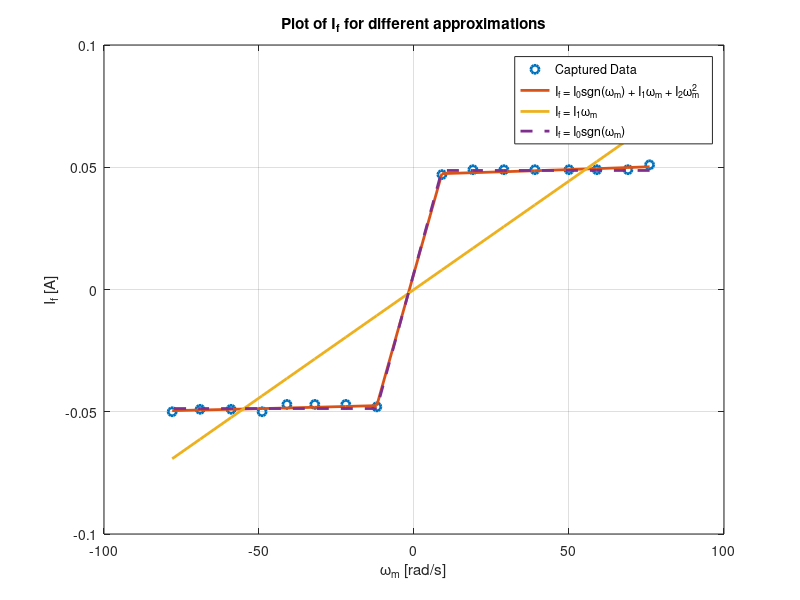

The MATLAB source for this figure:
vi_vals = [
%     1 .007 0;
    5.0 .024 76;
    4.5 .022 69;
    4.0 .022 59;
    3.5 .022 50;
    3.0 .022 39;
    2.5 .022 29;
    2.0 .022 19;
    1.5 .02 9;
%     -1.0 -.075 0;
    -1.5 -.075 -12;
    -2.0 -.074 -22;
    -2.5 -.074 -32;
    -3.0 -.074 -41;
    -3.5 -.077 -49;
    -4.0 -.076 -59;
    -4.5 -.076 -69;
    -5.0 -.077 -78;
    ];
current_offset = -0.027;

vi_vals(:, 2) = vi_vals(:, 2) - current_offset;

friction_current_all = @(x, xdata) x(1)*sign(xdata) + x(2)*xdata + x(3)*xdata.^2;
friction_current_1 = @(x, xdata) x*xdata;
friction_current_0 = @(x, xdata) x*sign(xdata);
x_all = [1, .01, .01];
x1 = 0.01;
x0 = 0.01;
I_all = lsqcurvefit(friction_current_all, x_all,vi_vals(:, 3), vi_vals(:, 2));
I_1 = lsqcurvefit(friction_current_1, x1,vi_vals(:, 3), vi_vals(:, 2));
I_0 = lsqcurvefit(friction_current_0, x0,vi_vals(:, 3), vi_vals(:, 2));

plot(vi_vals(:, 3), vi_vals(:, 2), 'o', 'linewidth', 2)
hold on
plot(vi_vals(:, 3), friction_current_all(I_all, vi_vals(:, 3)), ...
    'linewidth', 2)
plot(vi_vals(:, 3), friction_current_1(I_1, vi_vals(:, 3)), ...
    'linewidth', 2)
plot(vi_vals(:, 3), friction_current_0(I_0, vi_vals(:, 3)), '--', ...
    'linewidth', 2)
legend('Captured Data', ...
       'I_f = I_0sgn(\omega_m) + I_1\omega_m + I_2\omega_m^2', ...
       'I_f = I_1\omega_m', ...
       'I_f = I_0sgn(\omega_m)');
title('Plot of I_f for different approximations')
xlabel('\omega_m [rad/s]')
ylabel('I_f [A]')
grid on
